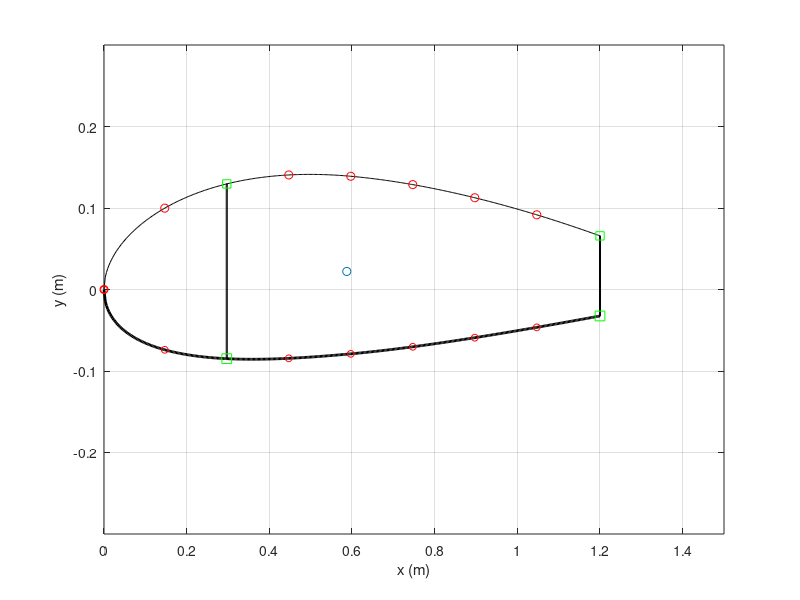

Write MATLAB code to recreate this figure.
function [x_c, y_c, Ixx, Iyy, Ixy, skin, spar, str, caps, x_quarterchord] = build_airfoil()


clear all;
%% 2415 Airfoil 
m = 0.02;               % 
p = 0.4;                % max camber
t = 0.15;               % max thickness 
c = 1.5;                % chord length
nx = 500;               % number of increments
dx = c/nx;  
x = 0:dx:c;             % even spacing

%% Structural elements (arbitrary inputs for now)
skin.t = 0.001;                               % thickness of skin
spar.t = 0.0025;                               % thickness of spar
str.A_upp = 5E-6;                            % area of each upper stringer
str.A_low = 5E-6;                            % area of each lower stringer
caps.A = 1E-5;                                % area of spar caps
spar.x = x(100);                                                      % choose x location of spar
str.x_upp = [x(1), x(50), x(150), x(200), x(250),x(300), x(350)];     % choose x locations of upper stringers
str.x_low = [x(1), x(50), x(150), x(200), x(250),x(300), x(350)];     % choose x locations of lower stringers

%% Create Airfoil from equation
yc = zeros(1,nx+1);
yt = zeros(1,nx+1);
yU0 = zeros(1,nx+1);
yL0 = zeros(1,nx+1);
theta = zeros(1,nx+1);
xb = p*c;
i_xb = xb/dx + 1;  

% NACA equation source: http://www.aerospaceweb.org/question/airfoils/q0041.shtml    
for i = 1:nx+1
    yt(i) = 5*t*c*(0.2969*sqrt(x(i)/c) - 0.1260*(x(i)/c) - 0.3516*(x(i)/c)^2 + 0.2843*(x(i)/c)^3 - 0.1015*(x(i)/c)^4);
    if i <= i_xb
        yc(i) = m*x(i)/p^2*(2*p - x(i)/c);
        theta(i) = atan(2*m/p^2*(p - x(i)/c));
    else
        yc(i) = m*(c - x(i))/(1-p)^2*(1 + x(i)/c - 2*p);
        theta(i) = atan(2*m/(1-p)^2*(p-x(i)/c));
    end
    yU0(i) = yc(i) + yt(i)*cos(theta(i));
    yL0(i) = yc(i) - yt(i)*cos(theta(i));
end

% The last 20% of the chord length of the airfoil was neglected under the assumption that
% this section contained flaps and ailerons, and would therefore not support aerodynamic loads.
i_xend = round(0.8*c/dx)+1;
x = x(1:i_xend);
yU = yU0(1:i_xend);
yL = yL0(1:i_xend);

%% Spars
spar.x = [spar.x,x(end)];                    % x location of spar
spar.n = length(spar.x);                     % number of spars
spar.i = round(spar.x./dx)+1;                % index of spars  
spar.h = yU(spar.i) - yL(spar.i);            % height of spar
spar.Cy = (yU(spar.i) + yL(spar.i))/2;       % y centroid of spar  
spar.A = spar.t*spar.h;                      % area of spar
spar.y_upp = yU(spar.i);
spar.y_low = yL(spar.i);

%% Stringers
str.n_upp = length(str.x_upp);                            % number of upper stringers
str.i_upp = round(str.x_upp./dx)+1;                       % indices of upper stringers
str.n_low = length(str.x_low);                            % number of lower stringers
str.i_low = round(str.x_low./dx)+1;                       % indices of lower stringers
str.y_upp = yU(str.i_upp);
str.y_low = yL(str.i_low);

%% Nodes (based on TA's definition: node = skin and spar cap)
node.x_upp = [str.x_upp,spar.x];            % x location of upper stringers and spars
node.x_upp = sort(node.x_upp);              % sort ascending
% skin should be broken into smaller elements for higher accuracy of calculation
% break one skin element into two by adding one more node in between
skin.x_upp = zeros(1,2*length(node.x_upp)-1);
for i = 1:length(node.x_upp)-1
    skin.x_upp(2*i-1) = node.x_upp(i);
    skin.x_upp(2*i) = (node.x_upp(i) + node.x_upp(i+1))/2;
end
skin.x_upp(end) = node.x_upp(end);

skin.i_upp = round(skin.x_upp/dx)+1;       % indices of skins
skin.n_upp = length(skin.x_upp)-1;         % number of upper skins
skin.l_upp = zeros(1,skin.n_upp);          % length of upper skins
skin.A_upp = zeros(1,skin.n_upp);          % area of upper skins
skin.Cx_upp = zeros(1,skin.n_upp);         % x centroid of upper skins
skin.Cy_upp = zeros(1,skin.n_upp);         % y centroid of upper skins

for i = 1:skin.n_upp
    skin.l_upp(i) = sqrt((yU(skin.i_upp(i+1)) - yU(skin.i_upp(i)))^2 + (skin.x_upp(i+1) - skin.x_upp(i))^2);  
    skin.A_upp(i) = skin.t*skin.l_upp(i);
    skin.Cx_upp(i) = (skin.x_upp(i+1) + skin.x_upp(i))/2;
    skin.Cy_upp(i) = (yU(skin.i_upp(i+1)) + yU(skin.i_upp(i)))/2;
end

% lower nodes
node.x_low = [str.x_low,spar.x];
node.x_low = sort(node.x_low);

skin.x_low = zeros(1,2*length(node.x_low)-1);
for i = 1:length(node.x_low)-1
    skin.x_low(2*i-1) = node.x_low(i);
    skin.x_low(2*i) = (node.x_low(i) + node.x_low(i+1))/2;
end
skin.x_low(end) = node.x_low(end);

skin.i_low = round(skin.x_low/dx)+1;
skin.n_low = length(skin.x_low)-1;
skin.l_low = zeros(1,skin.n_low);
skin.A_low = zeros(1,skin.n_low);
skin.Cx_low = zeros(1,skin.n_low);
skin.Cy_low = zeros(1,skin.n_low);

for i = 1:skin.n_low
    skin.l_low(i) = sqrt((yL(skin.i_low(i+1)) - yL(skin.i_low(i)))^2 + (skin.x_low(i+1) - skin.x_low(i))^2);
    skin.A_low(i) = skin.t*skin.l_low(i);
    skin.Cx_low(i) = (skin.x_low(i+1) + skin.x_low(i))/2;
    skin.Cy_low(i) = (yL(skin.i_low(i+1)) + yL(skin.i_low(i)))/2;
end

%% Spar Caps
caps.x = spar.x;
caps.n = 2*length(caps.x);
caps.y_upp = yU(spar.i);
caps.y_low = yL(spar.i);
caps.i = round(caps.x/dx)+1;
% Centroids of caps are at the x and y locations: caps.Cy = caps.C,

%% Centroid of the overall wing section
% initial value
Cx_sum = 2*(sum(caps.x.*caps.A)) + sum(str.x_upp.*str.A_upp) + sum(str.x_low.*str.A_low) + sum(spar.x.*spar.A) ...
         + sum(skin.Cx_low.*skin.A_low) + sum(skin.Cx_upp.*skin.A_upp);
Cy_sum = sum(caps.y_low.*caps.A) + sum(caps.y_upp.*caps.A) + sum(yU(str.i_upp).*str.A_upp) + sum(yL(str.i_low).*str.A_low) ... 
         + sum(spar.Cy.*spar.A) + sum(skin.Cy_low.*skin.A_low) + sum(skin.Cy_upp.*skin.A_upp);
A_sum = caps.A*caps.n + str.A_upp*str.n_upp + str.A_low*str.n_low + sum(spar.A) + sum(skin.A_low) + sum(skin.A_upp);

Cx = Cx_sum/A_sum;
Cy = Cy_sum/A_sum;

figure
plot(x,yU,'k',x,yL,'k','Linewidth',2);
ylim([-0.3 0.3])
hold on
xlim([0,c]);
plot(str.x_upp,yU(str.i_upp),'or',str.x_low,yL(str.i_low),'or','markersize',5);
% plot([x(1),x(1)],[yU(i(1)),yL(i(1))],'b',[x(end),x(end)],[yU(end),yL(end)],'b','Linewidth',3);
rectangle('Position',[x(spar.i(1))-spar.t/2, yL(spar.i(1)), spar.t, yU(spar.i(1))-yL(spar.i(1))]);
rectangle('Position',[x(spar.i(2))-spar.t/2, yL(spar.i(2)), spar.t, yU(spar.i(2))-yL(spar.i(2))]);
plot(spar.x,yU(spar.i),'sg',spar.x,yL(spar.i),'sg','markersize',7);
% plot([x(end),x(end)],[yU(end),yL(end)]);
scatter(Cx,Cy,'m*')
ylabel('y (m)')
xlabel('x (m)')
grid on

%% Area moments of inertia
for i = 1:length(spar.x)
    spar.Ixx(i) = (spar.t*spar.h(i)^3)/12 + spar.A(i)*(spar.Cy(i) - Cy)^2;
    spar.Iyy(i) = (spar.h(i)*spar.t^3)/12 + spar.A(i)*(spar.x(i) - Cx)^2;
    spar.Ixy(i) = spar.A(i)*(spar.Cy(i) - Cy)*(spar.x(i) - Cx);
end

for i = 1:skin.n_upp
    skin.Ixx_upp(i) = skin.A_upp(i)*(skin.Cy_upp(i) - Cy)^2;
    skin.Iyy_upp(i) = skin.A_upp(i)*(skin.Cx_upp(i) - Cx)^2;
    skin.Ixy_upp(i) = skin.A_upp(i)*(skin.Cy_upp(i) - Cy)*(skin.Cx_upp(i) - Cx);
end

for i = 1:skin.n_low
    skin.Ixx_low(i) = skin.A_low(i)*(skin.Cy_low(i) - Cy)^2;
    skin.Iyy_low(i) = skin.A_low(i)*(skin.Cx_low(i) - Cx)^2;
    skin.Ixy_low(i) = skin.A_low(i)*(skin.Cy_low(i) - Cy)*(skin.Cx_low(i) - Cx);
end

for i = 1:str.n_upp
    str.Ixx_upp(i) = str.A_upp*(yU(str.i_upp(i)) - Cy)^2;
    str.Iyy_upp(i) = str.A_upp*(str.x_upp(i) - Cx)^2;
    str.Ixy_upp(i) = str.A_upp*(yU(str.i_upp(i)) - Cy)*(str.x_upp(i) - Cx);
end

for i = 1:str.n_low
    str.Ixx_low(i) = str.A_low*(yL(str.i_low(i)) - Cy)^2;
    str.Iyy_low(i) = str.A_low*(str.x_low(i) - Cx)^2;
    str.Ixy_low(i) = str.A_low*(yL(str.i_low(i)) - Cy)*(str.x_low(i) - Cx);
end

for i = 1:length(caps.x)
    caps.Ixx_upp(i) = caps.A*(caps.y_upp(i) - Cy)^2;
    caps.Iyy_upp(i) = caps.A*(caps.x(i) - Cx)^2;
    caps.Ixy_upp(i) = caps.A*(caps.y_upp(i) - Cy)*(caps.x(i) - Cx);
end

for i = 1:length(caps.x)
    caps.Ixx_low(i) = caps.A*(caps.y_low(i) - Cy)^2;
    caps.Iyy_low(i) = caps.A*(caps.x(i) - Cx)^2;
    caps.Ixy_low(i) = caps.A*(caps.y_low(i) - Cy)*(caps.x(i) - Cx);
end

Ixx = sum(spar.Ixx)+sum(skin.Ixx_upp)+sum(skin.Ixx_low)+sum(str.Ixx_upp)+sum(str.Ixx_low)+sum(caps.Ixx_low);
Iyy = sum(spar.Iyy)+sum(skin.Iyy_upp)+sum(skin.Iyy_low)+sum(str.Iyy_upp)+sum(str.Iyy_low)+sum(caps.Iyy_low);
Ixy = sum(spar.Ixy)+sum(skin.Ixy_upp)+sum(skin.Ixy_low)+sum(str.Ixy_upp)+sum(str.Ixy_low)+sum(caps.Ixy_low);


%%%%%%%%%%%%%%%%%%%%%%%%%%%%%%%%%%%%%%%%%%%%%%%%%%%%%%%%%%%%%%%%%%%%%%%%
%% BELOW CALCULATIONS ARE COORDINATE TRANSFORMATIONS FOR JARED's CODE %%
%%%%%%%%%%%%%%%%%%%%%%%%%%%%%%%%%%%%%%%%%%%%%%%%%%%%%%%%%%%%%%%%%%%%%%%%

%% Shift coordinate system to centroid-centered frame
% x's
spar.x_c = spar.x - Cx;
skin.x_upp_c = skin.x_upp - Cx;
skin.x_low_c = skin.x_low - Cx;
str.x_upp_c = str.x_upp - Cx;
str.x_low_c = str.x_low - Cx;
caps.x_upp_c = caps.x - Cx;
caps.x_low_c = caps.x - Cx;

% y's (Cy's are y's for point-components)
skin.y_upp_c = skin.Cy_upp - Cy;
skin.y_low_c = skin.Cy_low - Cy;
str.y_upp_c = str.y_upp - Cy;
str.y_low_c = str.y_low - Cy;
caps.y_upp_c = caps.y_upp - Cy;
caps.y_low_c = caps.y_low - Cy;

%% Make CCW coordinate system for shear flow
x_CCW = zeros(1,length(x));
yU_CCW = zeros(1,length(x));
yL_CCW = zeros(1,length(x));

for i = 1:length(x)
    x_CCW(i) = x(end - i + 1);
    yU_CCW(i) = yU(end - i + 1);
    yL_CCW(i) = yL(end - i + 1);
end
y_CCW = [yU_CCW yL_CCW(end:-1:1)];         
x_CCW = [x_CCW x(1:end)];

spar.i_CCW = length(x) - spar.i + 1;
spar.i_CCW = sort([spar.i_CCW, (length(x) + spar.i - 1)]); 
skin.i_CCW = length(x) - skin.i_upp + 1;
skin.i_CCW = sort([skin.i_CCW, (length(x) + skin.i_low - 1)]);
str.i_CCW = length(x) - str.i_upp + 1;
str.i_CCW = sort([str.i_CCW, (length(x) + str.i_low - 1)]);
caps.i_CCW = spar.i_CCW;

x_c = x_CCW - Cx;
y_c = y_CCW - Cy;

x_quarterchord = (max(x_c)-min(x_c))/4 + min(x_c);

disp('build_airfoil complete');

%% coordiante transformation: new origin at centroid
%
%
% You need to update x, yU, yL, x_skinU, x_skinL, x_spar, x_strU, x_strL
%
%
